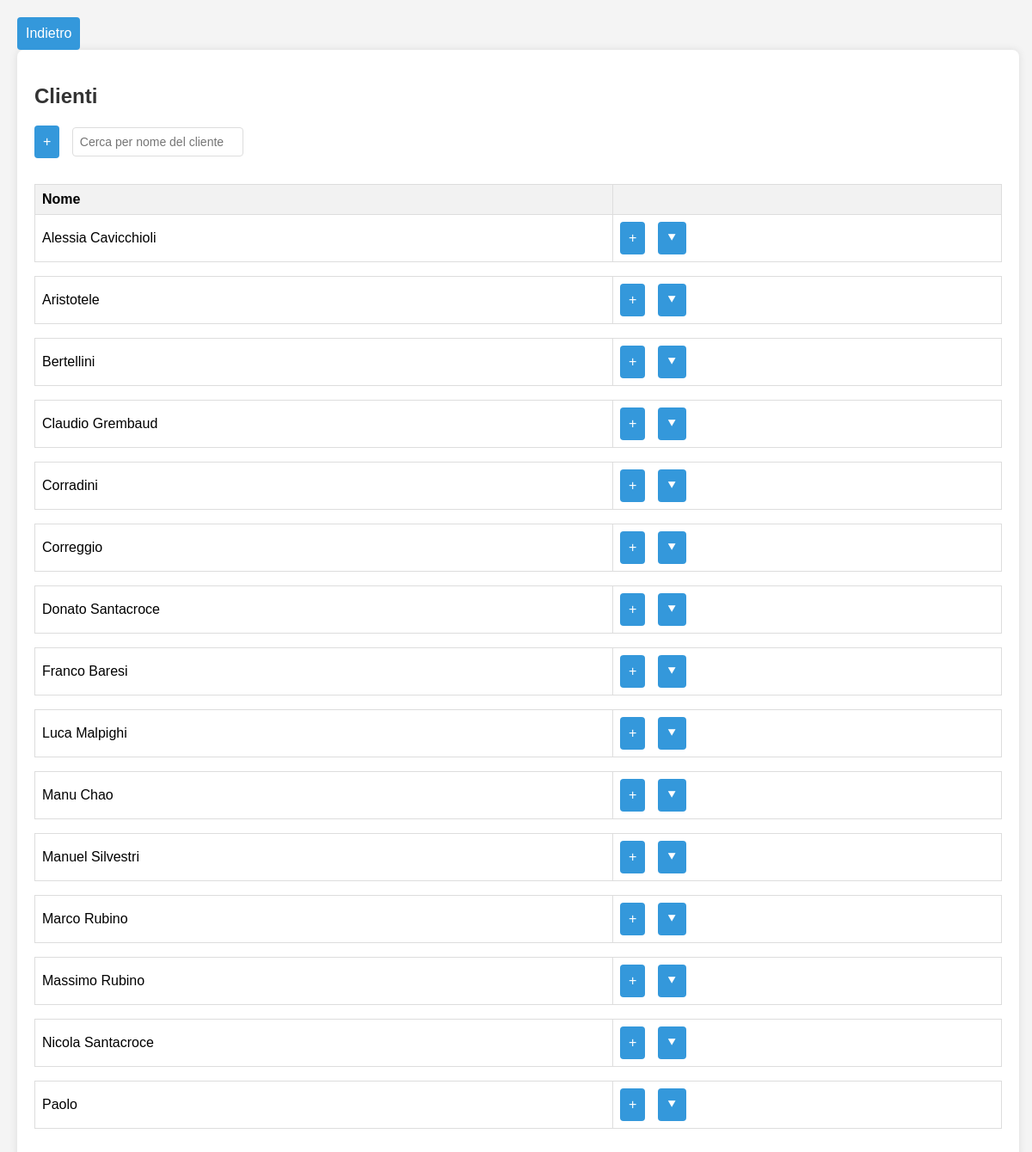
Page /clienti/ on the committed database.
### fatture/models.py (models this page shows)
class Cliente(models.Model):
    nome = models.CharField(max_length=255, unique=True)
    def __str__(self):
        return self.nome

### fatture/views.py (the view)
# urls.py: path('clienti/', views.clienti, name="clienti"),
def clienti(request):
    clienti_list = Cliente.objects.all().order_by('nome').exclude(nome='Inalca')
    viaggi_list = Viaggio.objects.filter(stato=0).order_by('-data_viaggio')
    if request.method == 'POST':
        if 'Aggiungi_Cliente' in request.POST:
            formC = ClienteForm(request.POST)
            if formC.is_valid():
                nuovo_cliente = formC.save()
            return redirect('clienti')
        if 'Aggiungi_Fattura' in request.POST:
            formF = EntrataForm(request.POST)
            if formF.is_valid():
                nuova_fattura = formF.save()
            return redirect('clienti')
        formV = ViaggioForm(request.POST)
        if formV.is_valid():
            nuovo_viaggio = formV.save()
        return redirect('clienti')
    else:
        formC = ClienteForm()
        formV = ViaggioForm()
        formF = EntrataForm()
        return render(request, 'fatture/clienti.html', {'formC': formC, 'formV': formV,'formF': formF, 'clienti': clienti_list, 'viaggi': viaggi_list})

### fatture/forms.py
class ClienteForm(forms.ModelForm):
    class Meta:
        model = Cliente
        fields = ['nome']

class ViaggioForm(forms.ModelForm):
    class Meta:
        model = Viaggio
        fields = ['data_viaggio','distanza_km','ddt','prezzo_viaggio','cliente','mittente']
    def __init__(self, *args, **kwargs):
        numero = kwargs.pop('numero', None)
        super(ViaggioForm, self).__init__(*args, **kwargs)
        self.fields['mittente'].queryset = Cliente.objects.all().exclude(nome='Inalca')
        if numero == 1:
            self.fields['cliente'].initial = Cliente.objects.get(nome='Inalca')
            self.fields['cliente'].widget.attrs['readonly'] = True
            self.fields['cliente'].required = False
        else:
            self.fields['cliente'].queryset = Cliente.objects.all().exclude(nome='Inalca')

### fatture/models.py (called while the page is built)
    def __str__(self):
        return f"{self.data_viaggio} - {self.cliente} - {self.prezzo_viaggio}€"

### fatture/templates/fatture/clienti.html (shortened to what this page needs)
{% extends 'fatture/index.html' %}
{% block corpo %}
<body>
    <button onclick="location.href = '{% url 'fatture' %}'" id="indietro">Indietro</button>
    <section>
        <h2>Clienti</h2>
        <button id="mostra-form">+</button>
        <input id="myInput" type="text" placeholder="Cerca per nome del cliente" oninput="filterTable()">
        {% include 'fatture/liste/lista_clienti.html' %}
    </section>
</body>
{% endblock %}

### fatture/templates/fatture/liste/lista_clienti.html (shortened to what this page needs)
<table class="tabella-clienti" id="tabella-fatture" style="margin-top: 30px;">
    <thead>
        <tr>
            <th>Nome</th>
            <th></th>
        </tr>
    </thead>
    <tbody>
        {% for cliente in clienti %}
            <tr name="visibile">
                <td>{{ cliente.nome }}</td>
                <td>
                        <button id="mostra-form-viaggio-{{ cliente.id }}">+</button>
                        <button name="{{ cliente.nome }}" id="mostra-table-{{ cliente.id }}">⯆</button>
                </td>
            </tr>
            <tr name="clienti" >
                <td colspan="2" style="border: 0">
            </td>
            </tr>
        {% endfor %}
    </tbody>
</table>

### fatture/templates/fatture/index.html (style rules this page uses)
body { font-family: 'Arial', sans-serif; margin: 20px; background-color: #f4f4f4; }
section { margin-bottom: 20px; padding: 20px; background-color: #fff; border-radius: 8px; box-shadow: 0 0 10px rgba(0, 0, 0, 0.1); width: fit-content; min-width: 97%; }
h2 { color: #333; }
button { padding: 10px; font-size: 16px; margin-right: 10px; background-color: #3498db; color: #fff; border: none; border-radius: 4px; cursor: pointer; }
input[type="text"] { padding: 8px; font-size: 14px; border: 1px solid #ddd; border-radius: 4px; }
#tabella-fatture { font-family: Arial, sans-serif; border-collapse: collapse; width: 100%; margin-top: 30px; }
#tabella-fatture th, #tabella-fatture td { border: 1px solid #dddddd; text-align: left; padding: 8px; }
#tabella-fatture th { background-color: #f2f2f2; }

### rows in the picture
Cliente: nome "Alessia Cavicchioli"
Cliente: nome "Aristotele"
Cliente: nome "Bertellini"
Cliente: nome "Claudio Grembaud"
Cliente: nome "Corradini"
Cliente: nome "Correggio"
Cliente: nome "Donato Santacroce"
Cliente: nome "Franco Baresi"
Cliente: nome "Luca Malpighi"
Cliente: nome "Manu Chao"
Cliente: nome "Manuel Silvestri"
Cliente: nome "Marco Rubino"
Cliente: nome "Massimo Rubino"
Cliente: nome "Nicola Santacroce"
Cliente: nome "Paolo"
